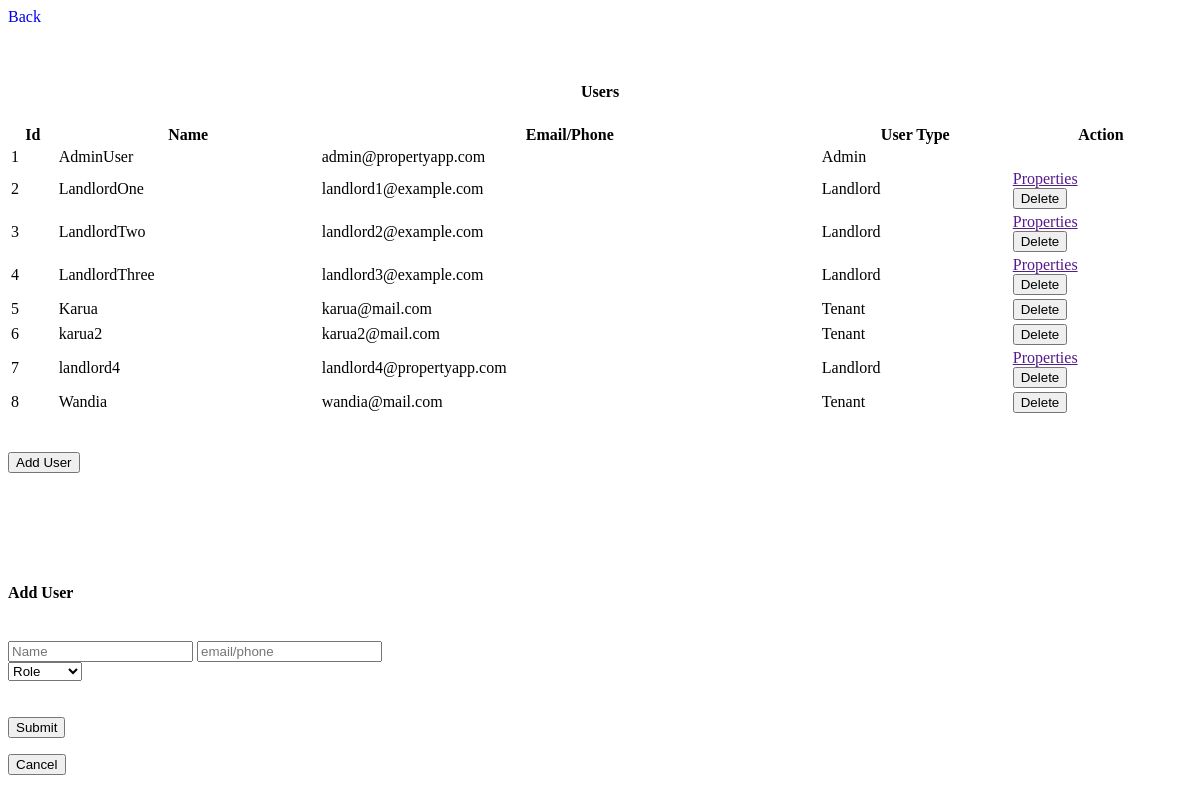
The page /admin-users on the database as committed earlier.
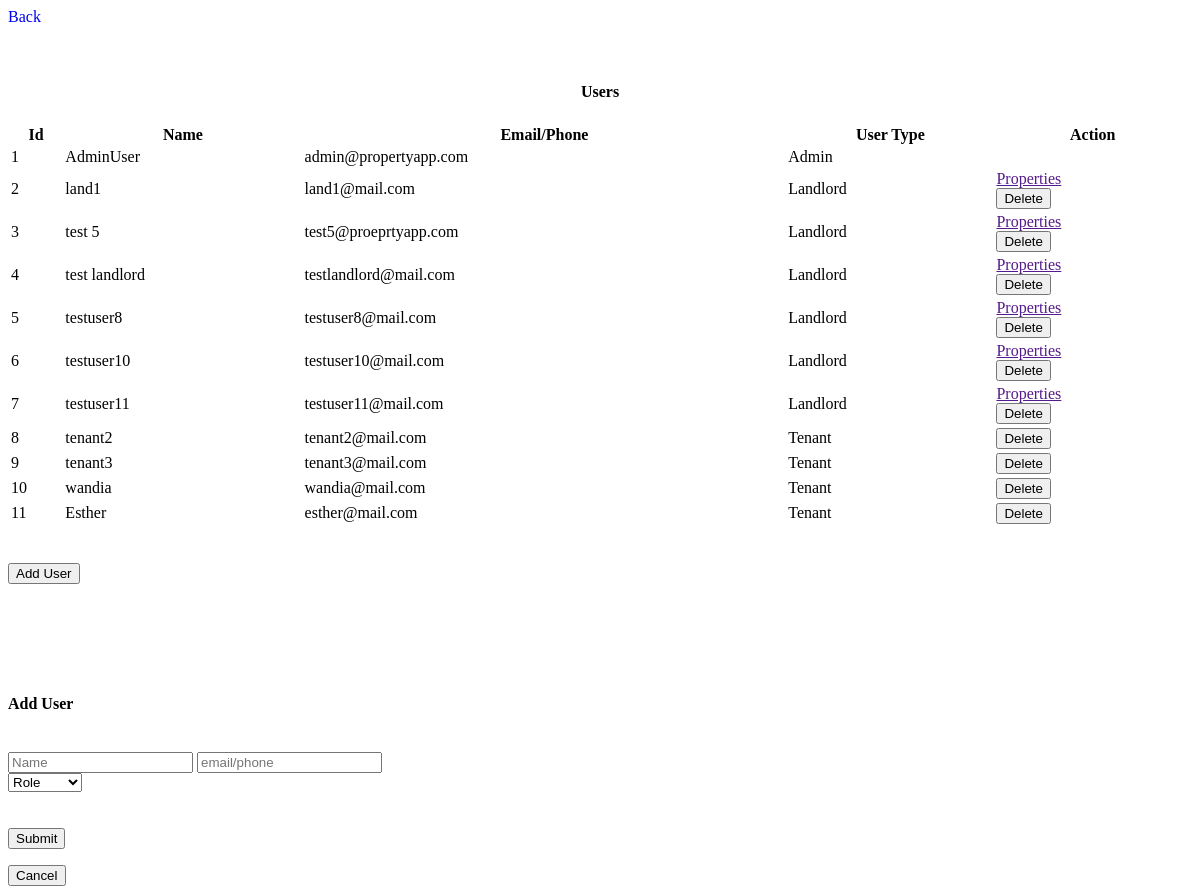
The same page on the database as committed later.
### models.py (models this page shows)
class User(Base):
    __tablename__ = 'users'
    id = Column(Integer, primary_key=True, index=True)
    uid = Column(String(10), unique=True, nullable=False)
    user_name = Column(String(20), unique=True, nullable=False)
    email_or_phone = Column(String, unique=True, index=True)
    password_hash = Column(String(100), nullable=False)
    user_type = Column(Enum('Admin', 'Landlord', 'Tenant', 'Regular_visitor', name='user_types'))
    suspended = Column(Boolean, default=False)
    created_at = Column(DateTime, default=datetime.datetime.utcnow)
    updated_at = Column(DateTime, default=datetime.datetime.utcnow, onupdate=datetime.datetime.utcnow)
    sessions = relationship('Session', back_populates='user')
    properties = relationship('Property', back_populates='landlord')
    leases = relationship('Lease', back_populates='tenant')

### new_server.py (the view)
@app.route('/admin-users')
def get_admin_users():
    users = db_session.query(User).all()
    return render_template('admin_users.html', users=users, header_title="Users")

### templates/admin_users.html (shortened to what this page needs)
<div class="back-container">
    <div class="button-container">
        <a href="/" class="button" style="text-decoration: none;">Back</a>
    </div>
</div>
<h4 style="text-align: center;">{{header_title}}</h4>
<table id="example" class="display" style="width:100%">
    <thead>
        <tr>
            <th>Id</th>
            <th>Name</th>
            <th>Email/Phone</th>
            <th>User Type</th>
            <th>Action</th>
        </tr>
    </thead>
    <tbody>
        {% for user in users %}
        <tr id="user-{{ user.id }}">
            <td>{{ user.id }}</td>
            <td>{{ user.user_name }}</td>
            <td>{{ user.email_or_phone }}</td>
            <td>{{ user.user_type }}</td>
            <td>
                {% if user.user_type != 'Admin' %}
                    {% if user.user_type == 'Landlord' %}
                        <div class="table-button-container">
                            <a href="" class="table-button" hx-get="http://localhost:5000/admin-user-properties/{{user.id}}" hx-target="#dashboard-container" hx-swap="innerHTML" onclick="activateDashboardContainer()">Properties</a>
                        </div>
                    {% endif %}
                    <div class="table-button-container">
                        <button class="table-button" onclick="deleteUser('{{ user.id }}')">Delete</button>
                    </div>
                {% endif %}
            </td>
        </tr>
        {% endfor %}
    </tbody>
</table>
<div class="back-container">
    <div class="button-container">
        <button class="button" onclick="loadAddUserFormModal()">Add User</button>
    </div>
</div>
<div class="modal" id="add_user_modal">
    <div class="modal-content">
        <br><br><br><br>
        <div class="form-square" id="form-holder">
            <form id="add-user-form" class="right-square">
                <br>
                <h4>Add User</h4>
                <br>
                <input type="text" id="user_name" name="user_name" placeholder="Name" required>
                <input type="text" id="email_or_phone" name="email_or_phone" placeholder="email/phone" required>
                <br>
                <select id="user_type" name="user_type" required>
                    <option value="" disabled selected hidden>Role</option>
                </select>
                <br>
                <br><br>
                <div class="button-container">
                    <button id="confirmButton" class="button" type="submit">Submit</button>
                </div>
            </form>
        </div>
        <div class="button-container">
            <button id="cancelButton" class="button">Cancel</button>
        </div>
    </div>
</div>

Rows that differ between the two databases and show on the page:
changed User id 2: user_name "LandlordOne" → "land1"; email_or_phone "landlord1@example.com" → "land1@mail.com"
changed User id 3: user_name "LandlordTwo" → "test 5"; email_or_phone "landlord2@example.com" → "test5@proeprtyapp.com"
changed User id 4: user_name "LandlordThree" → "test landlord"; email_or_phone "landlord3@example.com" → "testlandlord@mail.com"
changed User id 5: user_name "Karua" → "testuser8"; email_or_phone "karua@mail.com" → "testuser8@mail.com"; user_type "Tenant" → "Landlord"; now shows "Properties"
changed User id 6: user_name "karua2" → "testuser10"; email_or_phone "karua2@mail.com" → "testuser10@mail.com"; user_type "Tenant" → "Landlord"; now shows "Properties"
changed User id 7: user_name "landlord4" → "testuser11"; email_or_phone "landlord4@propertyapp.com" → "testuser11@mail.com"
changed User id 8: user_name "Wandia" → "tenant2"; email_or_phone "wandia@mail.com" → "tenant2@mail.com"
added User: id "9", user_name "tenant3", email_or_phone "tenant3@mail.com", user_type "Tenant"
added User: id "10", user_name "wandia", email_or_phone "wandia@mail.com", user_type "Tenant"
added User: id "11", user_name "Esther", email_or_phone "esther@mail.com", user_type "Tenant"
